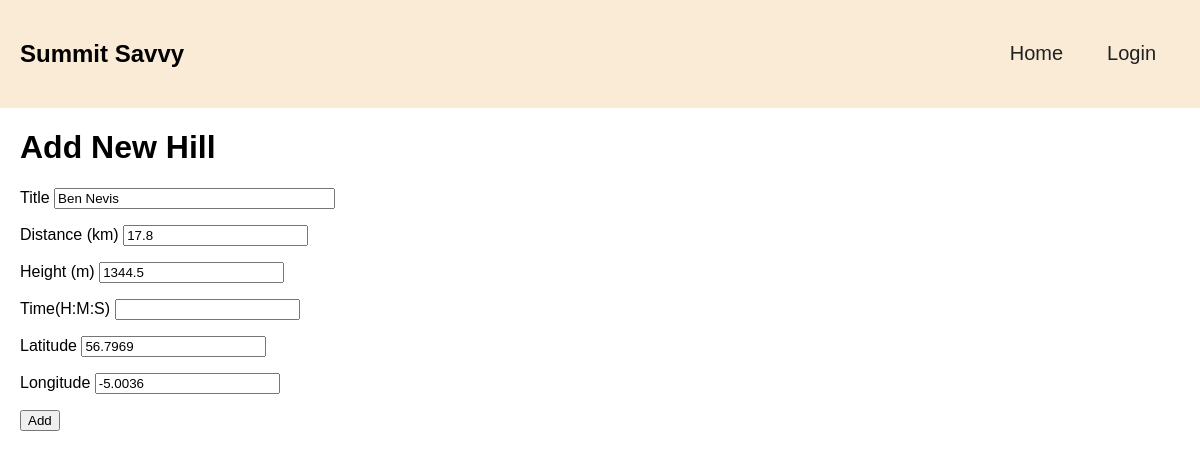
The page /hills/new?hill_id=1 on the database its author committed.
### app/models.py (models this page shows)
class HillInfo(db.Model):
    __tablename__ = 'hill_info'
    id = db.Column(db.Integer, primary_key=True)
    title = db.Column(db.String(255), nullable=False)
    distance = db.Column(db.Float, nullable=False)
    height = db.Column(db.Float, nullable=False)
    latitude = db.Column(db.Float, nullable=False)
    longitude = db.Column(db.Float, nullable=False)

### app/routes.py (the view, shortened to what this page needs)
@login_required
@app.route('/hills/new', methods=['POST', 'GET'])
def add_new_hill():
    all_hills = HillInfo.query.all()
    hill_id = request.args.get('hill_id')
    hill_data = None
    if hill_id:
        hill_data = HillInfo.query.filter_by(id=hill_id).first()
    form = AddNewHillForm()
    return render_template('new_hill.html', form=form, all_hills=all_hills, hill_data=hill_data)

### app/forms.py (shortened to what this page needs)
class AddNewHillForm(FlaskForm):
    title = StringField('Title', validators=[DataRequired()])
    distance = DecimalField('Distance', places=2, validators=[Optional()])
    height = DecimalField('Height', places=2, validators=[Optional()])
    latitude = DecimalField('Latitude', validators=[Optional()])
    longitude = DecimalField('Longitude', validators=[Optional()])
    time = StringField('Time', validators=[Optional()])
    submit = SubmitField('Add')

### app/templates/new_hill.html (shortened to what this page needs)
{% extends "base.html" %}
{% block content %}
<link rel="stylesheet" href="{{ url_for('static', filename='new-hill.css') }}" />
<h1>Add New Hill</h1>
<form action="" method="post" novalidate>
    <p>
        {{ form.title.label }}
        {{ form.title(size=32, value=hill_data.title if hill_data else '') }}
    </p>
    <p>
        {{ form.distance.label }} (km)
        {{ form.distance(size=32, value=hill_data.distance if hill_data else '') }}
    </p>
    <p>
        {{ form.height.label }} (m)
        {{ form.height(size=32, value=hill_data.height if hill_data else '') }}
    </p>
    <p>
        {{ form.time.label }}(H:M:S)
        {{ form.time}}
    </p>
    <p>
        {{ form.latitude.label }}
        {{ form.latitude(size=32, value=hill_data.latitude if hill_data else '') }}
    </p>
    <p>
        {{ form.longitude.label }}
        {{ form.longitude(size=32, value=hill_data.longitude if hill_data else '') }}
    </p>
    <p>{{ form.submit() }}</p>
</form>
{% set hill_titles = [] %}
{% for hill in all_hills %}
    {% set _ = hill_titles.append(hill.title) %}
{% endfor %}
{% endblock %}

### app/static/style.css (style rules this page uses)
:root { --white: #f4f4f4; --black: #212121; --off-white: #faebd7; --green-1: rgb(35, 160, 93); --green-2: rgb(44, 203, 118); }
html { font-family: Arial, Helvetica, sans-serif; }
body { margin: 0px; }

### rows shown on the page
HillInfo: title "Ben Nevis", distance "17.8", height "1344.5", latitude "56.7969", longitude "-5.0036"
